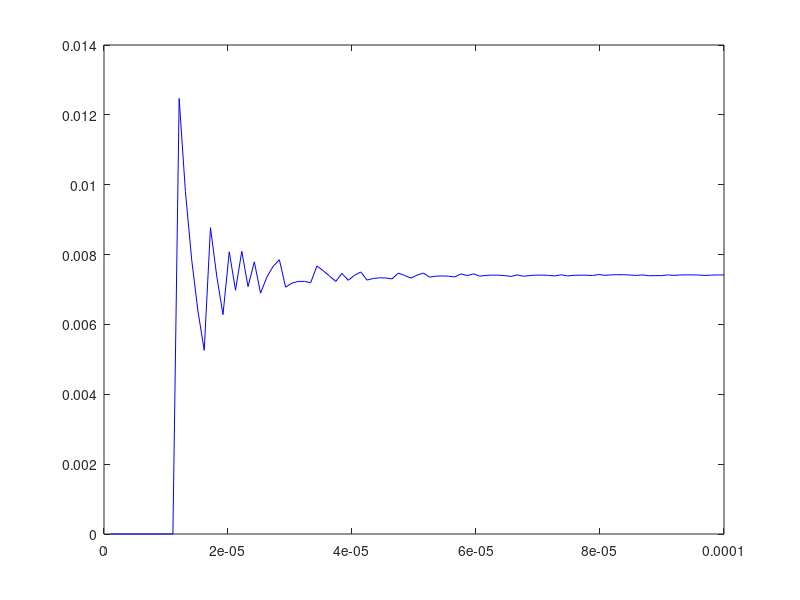
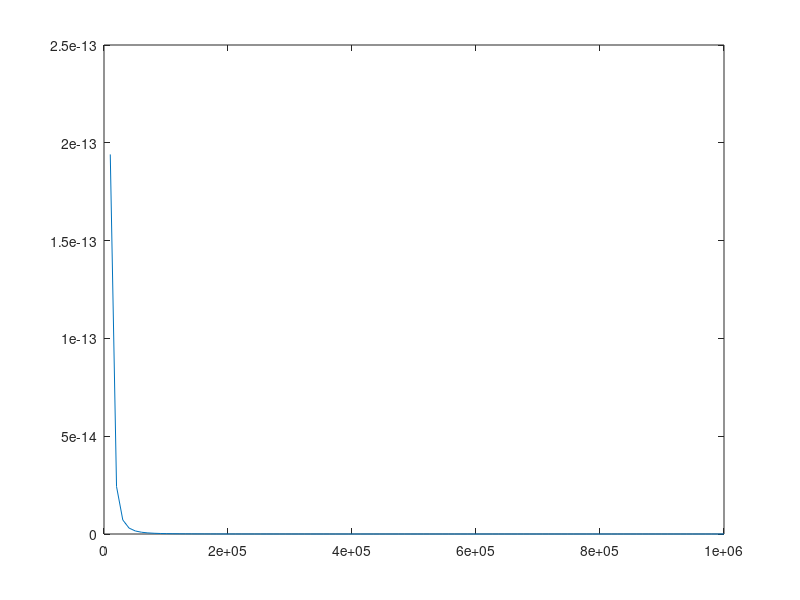

Write MATLAB code to recreate these figures, in order. (Note: this script raises an error after producing the figures.)
% Integral med förbehandling
clc; clear all; close all; format long;


% notes:
% tolerance for error
tol = 1e-9;
% analytisk förbehandling: fiffla lite innan du utför
% numerisk integration med trapetsmetoden.
% inbyggda funktioner för jämförelse: quad, integral, trapz
% ... eller analytiska värdet.

% a. Plot the integrand.
integrand = @(x) (1 - exp(-(x./3).^3))./(5.*x.^3);
figure(1)
x = linspace(0, 1e-4, 100);
plot(x, integrand(x), 'b-')

% % Taylor
T = @(x) 1/135 - (x.^3)/7290 + (x.^6)/590490 - (x.^9)/63772920;% + (x.^12)/8609344200;
% hold on; plot(x, T(x), 'r-')
% error_taylor = abs(((1e-4).^12)/8609344200)/factorial(12);
% 
B = 10^6; % error bound 10^-13
 
x_vector = linspace(0, B); figure(5);
plot(x_vector, integrand(x_vector))
% 
% % d. Do I need to do more?
% 
% % e. Actually compute the integral.
max_points = 2e+7;
% y_list = T(linspace(0, 1e-4, max_points));
h1 = abs(0 - 1e-4) / max_points;   % minimum step length
% trapz_1 = e_07_trapz(y_list, h1)
% 
% % now the small
% y_list = integrand(linspace(1e-4, 1, max_points));
h2a = abs(1e-4 - 1) / max_points;   % minumum step length
% trapz_2a = e_07_trapz(y_list, h2a)
% 
% % now the small again
% y_list = integrand(linspace(1, 5, max_points));
h2ba = abs(1 - 2) / max_points;   % minumum step length
% trapz_2ba = e_07_trapz(y_list, h2ba)
% 
% % now the small again, again
% y_list = integrand(linspace(5, 10, max_points));
h2bb = abs(2 - 3) / max_points;   % minumum step length
% trapz_2bb = e_07_trapz(y_list, h2bb)
% 
% % tail
% y_list = integrand(linspace(10, 20, max_points));
h3 = abs(3 - 4) / max_points;   % minumum step length
% trapz_3 = e_07_trapz(y_list, h3)
% 
% % tail again, before
% y_list = integrand(linspace(20, 50, max_points));
h3a = abs(4 - 5) / max_points;   % minumum step length
% trapz_3a = e_07_trapz(y_list, h3a)
% 
% % tail again
% y_list = integrand(linspace(50, 10^2, max_points));
h3b = abs(5 - 10) / max_points;   % minumum step length
% trapz_3b = e_07_trapz(y_list, h3b)
% 
% % tail again, again
% y_list = integrand(linspace(10^2, B, max_points));
h3c = abs(10 - B) / max_points;   % minumum step length
% trapz_3c = e_07_trapz(y_list, h3c)
% 
% 
% value = trapz_1 + trapz_2a + trapz_2ba + trapz_2bb + trapz_3 + trapz_3b + trapz_3c

% test partition
trapz_generator(h1, B, max_points, 1)
trapz_generator_2a(h2a, B, max_points, 1)
trapz_generator_2ba(h2ba, B, max_points, 1)
trapz_generator_2bb(h2bb, B, max_points, 1)
trapz_generator_3(h3, B, max_points, 1)
trapz_generator_3a(h3a, B, max_points, 1)
trapz_generator_3b(h3b, B, max_points, 1)
trapz_generator_3c(h3c, B, max_points, 1)

T_h = trapz_generator(h1, B, max_points, 1) + trapz_generator_2a(h2a, B, max_points, 1) + trapz_generator_2ba(h2ba, B, max_points, 1) + trapz_generator_2bb(h2bb, B, max_points, 1) + trapz_generator_3(h3, B, max_points, 1) + trapz_generator_3a(h3a, B, max_points, 1) + trapz_generator_3b(h3b, B, max_points, 1) + trapz_generator_3c(h3c, B, max_points, 1)


% f. We have a value. How certain is it?
% T_h = value
h1_2 = 2*h1; h2a_2 = 2*h2a; h2ba_2 = 2*h2ba; h2bb_2 = 2*h2bb; h3_2 = 2*h3; h3a_2 = 2*h3a; h3b_2 = 2*h3b; h3c_2 = 2*h3c;
T_h2 = trapz_generator(h1_2, B, max_points, 1/2) + trapz_generator_2a(h2a_2, B, max_points, 1/2) + trapz_generator_2ba(h2ba_2, B, max_points, 1/2) + trapz_generator_2bb(h2bb_2, B, max_points, 1/2) + trapz_generator_3(h3_2, B, max_points, 1/2) + trapz_generator_3a(h3a_2, B, max_points, 1/2) + trapz_generator_3b(h3b_2, B, max_points, 1/2) + trapz_generator_3c(h3c_2, B, max_points, 1/2)
h1_4 = 4*h1; h2a_4 = 4*h2a; h2ba_4 = 4*h2ba; h2bb_4 = 4*h2bb; h3_4 = 4*h3; h3a_4 = 4*h3a; h3b_4 = 4*h3b; h3c_4 = 4*h3c;
T_h4 = trapz_generator(h1_4, B, max_points, 1/4) + trapz_generator_2a(h2a_4, B, max_points, 1/4) + trapz_generator_2ba(h2ba_4, B, max_points, 1/4) + trapz_generator_2bb(h2bb_4, B, max_points, 1/4) + trapz_generator_3(h3_4, B, max_points, 1/4) + trapz_generator_3a(h3a_4, B, max_points, 1/4) + trapz_generator_3b(h3b_4, B, max_points, 1/4) + trapz_generator_3c(h3c_4, B, max_points, 1/4)
quotient = abs(T_h4 - T_h2) / abs(T_h2 - T_h)

function new_value_1 = trapz_generator(h, B, max_points, f)
T = @(x) 1/135 - (x.^3)/7290 + (x.^6)/590490 - (x.^9)/63772920;
y_list = T(linspace(0, 1e-4, max_points*f));
new_value_1 = e_07_trapz(y_list, h);
end

function new_value_2a = trapz_generator_2a(h, B, max_points, f)
integrand = @(x) (1 - exp(-(x./3).^3))./(5.*x.^3);
y_list = integrand(linspace(1e-4, 1, max_points*f));
new_value_2a = e_07_trapz(y_list, h);
end

function new_value_2ba = trapz_generator_2ba(h, B, max_points, f)
integrand = @(x) (1 - exp(-(x./3).^3))./(5.*x.^3);
y_list = integrand(linspace(1, 2, max_points*f));
new_value_2ba = e_07_trapz(y_list, h);
end

function new_value_2bb = trapz_generator_2bb(h, B, max_points, f)
integrand = @(x) (1 - exp(-(x./3).^3))./(5.*x.^3);
y_list = integrand(linspace(2, 3, max_points*f));
new_value_2bb = e_07_trapz(y_list, h);
end


function new_value_3 = trapz_generator_3(h, B, max_points, f)
integrand = @(x) (1 - exp(-(x./3).^3))./(5.*x.^3);
y_list = integrand(linspace(3, 4, max_points*f));
new_value_3 = e_07_trapz(y_list, h);
end

function new_value_3a = trapz_generator_3a(h, B, max_points, f)
integrand = @(x) (1 - exp(-(x./3).^3))./(5.*x.^3);
y_list = integrand(linspace(4, 5, max_points*f));
new_value_3a = e_07_trapz(y_list, h);
end

function new_value_3b = trapz_generator_3b(h, B, max_points, f)
integrand = @(x) (1 - exp(-(x./3).^3))./(5.*x.^3);
y_list = integrand(linspace(5, 10, max_points*f));
new_value_3b = e_07_trapz(y_list, h);
end

function new_value_3c = trapz_generator_3c(h, B, max_points, f)
integrand = @(x) (1 - exp(-(x./3).^3))./(5.*x.^3);
y_list = integrand(linspace(10, B, max_points*f));
new_value_3c = e_07_trapz(y_list, h);
end
